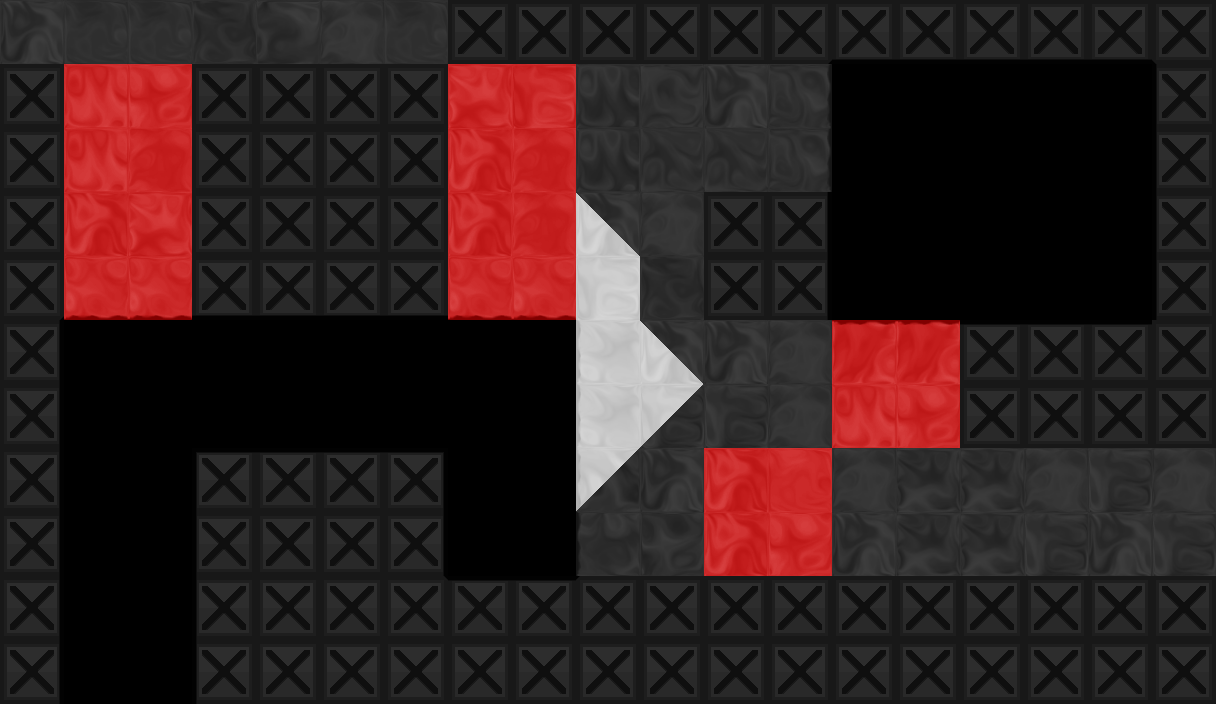

This is a level from a 2D game, rendered from its Tiled map with the project's own tilesets. A one-line summary and the complete map file follow:
An orthogonal 19x11 tile map with 64x64 px tiles, 1 tile layer (tile), 1 hidden layer not drawn, 7 tilesets and 3 objects (DoorBlack, Portal, Exit).

<map version="1.0" orientation="orthogonal" width="19" height="11" tilewidth="64" tileheight="64">
 <properties>
  <property name="bg" value="bg4" />
  <property name="bgParallaxX" value=".7" />
  <property name="bgParallaxY" value=".7" />
  <property name="music" value="begin_red" />
 </properties>
 <tileset firstgid="1" source="tiles/black_tiles.tsx" />
 <tileset firstgid="50" source="tiles/glass_tiles.tsx" />
 <tileset firstgid="99" source="tiles/black_indestructable.tsx" />
 <tileset firstgid="149" source="tiles/sand_tiles.tsx" />
 <tileset firstgid="157" source="tiles/red_tiles.tsx" />
 <tileset firstgid="206" source="tiles/white_tiles.tsx" />
 <tileset firstgid="255" source="tiles/mixed_tiles.tsx" />
 <layer name="backTile" width="19" height="11" visible="0">
  <data encoding="csv">
0,0,0,0,0,0,0,0,0,0,0,0,0,0,0,0,0,0,0,
0,0,0,0,0,0,0,0,0,0,0,0,0,0,0,0,0,0,0,
0,0,0,0,0,0,0,0,0,0,0,0,0,0,0,0,0,0,0,
0,0,0,0,0,0,0,0,0,0,0,0,0,0,0,0,0,0,0,
0,0,0,0,0,0,0,0,0,0,0,0,0,0,0,0,0,0,0,
0,0,0,0,0,0,0,0,0,0,0,0,0,0,0,0,0,0,0,
0,0,0,0,0,0,0,0,0,0,0,0,0,0,0,0,0,0,0,
0,0,0,0,0,0,0,0,0,0,0,0,0,0,0,0,0,0,0,
0,0,0,0,0,0,0,0,0,0,0,0,0,0,0,0,0,0,0,
0,0,0,0,0,0,0,0,0,0,0,0,0,0,0,0,0,0,0,
0,0,0,0,0,0,0,0,0,0,0,0,0,0,0,0,0,0,0
</data>
 </layer>
 <objectgroup name="obj" width="19" height="11">
  <object type="DoorBlack" x="288" y="320" width="64" height="128" />
  <object type="Portal" x="1056" y="224" width="64" height="64">
   <properties>
    <property name="mapTo" value="lastRescue" />
    <property name="right" value="false" />
   </properties>
   <ellipse />
  </object>
 </objectgroup>
 <layer name="tile" width="19" height="11">
  <data encoding="csv">
1,7,7,35,49,6,7,99,99,101,101,100,102,115,115,115,115,115,103,
100,160,161,101,101,99,100,159,158,4,21,1,25,0,0,0,0,0,109,
99,160,162,100,101,101,100,157,162,4,14,14,25,0,0,0,0,0,109,
101,157,159,101,101,100,100,157,162,255,6,100,111,0,0,0,0,0,109,
102,187,187,115,115,115,115,187,187,207,35,100,111,0,0,0,0,0,109,
111,0,0,0,0,0,0,0,0,227,255,1,6,166,166,105,105,105,101,
111,0,0,0,0,0,0,0,0,227,256,2,6,160,161,101,99,100,101,
111,0,0,104,105,105,106,0,0,284,1,157,163,6,3,3,6,2,6,
111,0,0,109,99,101,111,0,0,23,5,157,161,1,3,3,2,1,2,
111,0,0,109,99,99,107,105,105,108,101,101,100,99,99,100,99,101,99,
111,0,0,109,100,99,99,101,100,100,99,99,99,100,100,99,99,100,100
</data>
 </layer>
 <objectgroup name="front" width="19" height="11">
  <object type="Exit" x="64" y="640" width="128" height="64">
   <properties>
    <property name="mapTo" value="keyRoom" />
   </properties>
  </object>
 </objectgroup>
</map>
